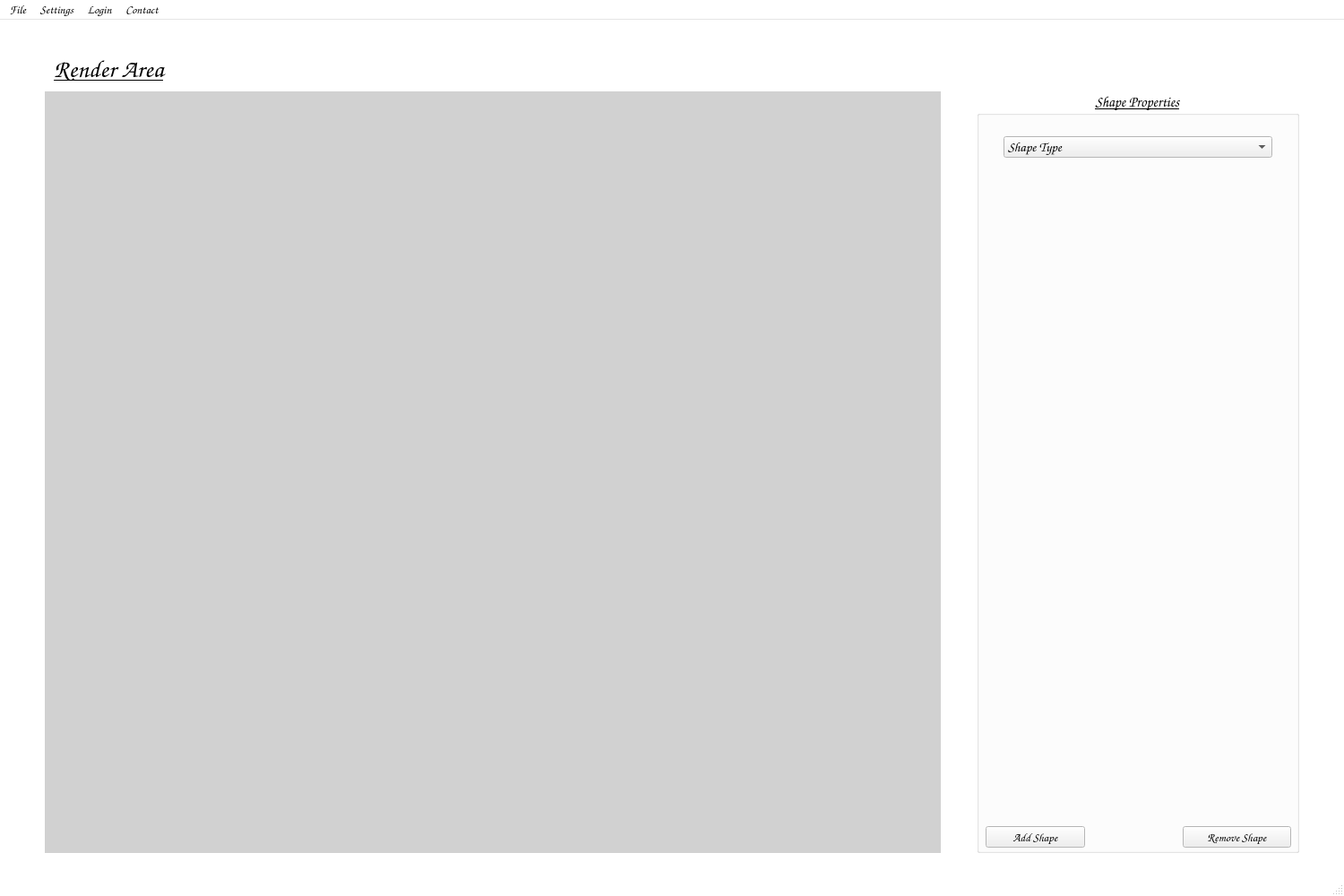
<?xml version="1.0" encoding="UTF-8"?>
<ui version="4.0">
 <class>MainWindow</class>
 <widget class="QMainWindow" name="MainWindow">
  <property name="geometry">
   <rect>
    <x>0</x>
    <y>0</y>
    <width>1500</width>
    <height>1000</height>
   </rect>
  </property>
  <property name="palette">
   <palette>
    <active>
     <colorrole role="Window">
      <brush brushstyle="SolidPattern">
       <color alpha="255">
        <red>255</red>
        <green>255</green>
        <blue>255</blue>
       </color>
      </brush>
     </colorrole>
    </active>
    <inactive>
     <colorrole role="Window">
      <brush brushstyle="SolidPattern">
       <color alpha="255">
        <red>255</red>
        <green>255</green>
        <blue>255</blue>
       </color>
      </brush>
     </colorrole>
    </inactive>
    <disabled>
     <colorrole role="Base">
      <brush brushstyle="SolidPattern">
       <color alpha="255">
        <red>255</red>
        <green>255</green>
        <blue>255</blue>
       </color>
      </brush>
     </colorrole>
     <colorrole role="Window">
      <brush brushstyle="SolidPattern">
       <color alpha="255">
        <red>255</red>
        <green>255</green>
        <blue>255</blue>
       </color>
      </brush>
     </colorrole>
    </disabled>
   </palette>
  </property>
  <property name="font">
   <font>
    <family>Comic Sans MS</family>
    <pointsize>10</pointsize>
    <bold>false</bold>
    <underline>false</underline>
   </font>
  </property>
  <property name="windowTitle">
   <string>2D Graphics Modeler</string>
  </property>
  <widget class="QWidget" name="centralwidget">
   <widget class="QWidget" name="RenderArea" native="true">
    <property name="geometry">
     <rect>
      <x>50</x>
      <y>80</y>
      <width>1000</width>
      <height>850</height>
     </rect>
    </property>
    <property name="palette">
     <palette>
      <active>
       <colorrole role="Mid">
        <brush brushstyle="SolidPattern">
         <color alpha="255">
          <red>176</red>
          <green>176</green>
          <blue>176</blue>
         </color>
        </brush>
       </colorrole>
       <colorrole role="Base">
        <brush brushstyle="SolidPattern">
         <color alpha="255">
          <red>91</red>
          <green>91</green>
          <blue>91</blue>
         </color>
        </brush>
       </colorrole>
       <colorrole role="Window">
        <brush brushstyle="SolidPattern">
         <color alpha="255">
          <red>209</red>
          <green>209</green>
          <blue>209</blue>
         </color>
        </brush>
       </colorrole>
       <colorrole role="Shadow">
        <brush brushstyle="SolidPattern">
         <color alpha="255">
          <red>49</red>
          <green>49</green>
          <blue>49</blue>
         </color>
        </brush>
       </colorrole>
      </active>
      <inactive>
       <colorrole role="Mid">
        <brush brushstyle="SolidPattern">
         <color alpha="255">
          <red>176</red>
          <green>176</green>
          <blue>176</blue>
         </color>
        </brush>
       </colorrole>
       <colorrole role="Base">
        <brush brushstyle="SolidPattern">
         <color alpha="255">
          <red>91</red>
          <green>91</green>
          <blue>91</blue>
         </color>
        </brush>
       </colorrole>
       <colorrole role="Window">
        <brush brushstyle="SolidPattern">
         <color alpha="255">
          <red>209</red>
          <green>209</green>
          <blue>209</blue>
         </color>
        </brush>
       </colorrole>
       <colorrole role="Shadow">
        <brush brushstyle="SolidPattern">
         <color alpha="255">
          <red>49</red>
          <green>49</green>
          <blue>49</blue>
         </color>
        </brush>
       </colorrole>
      </inactive>
      <disabled>
       <colorrole role="Mid">
        <brush brushstyle="SolidPattern">
         <color alpha="255">
          <red>176</red>
          <green>176</green>
          <blue>176</blue>
         </color>
        </brush>
       </colorrole>
       <colorrole role="Base">
        <brush brushstyle="SolidPattern">
         <color alpha="255">
          <red>209</red>
          <green>209</green>
          <blue>209</blue>
         </color>
        </brush>
       </colorrole>
       <colorrole role="Window">
        <brush brushstyle="SolidPattern">
         <color alpha="255">
          <red>209</red>
          <green>209</green>
          <blue>209</blue>
         </color>
        </brush>
       </colorrole>
       <colorrole role="Shadow">
        <brush brushstyle="SolidPattern">
         <color alpha="255">
          <red>49</red>
          <green>49</green>
          <blue>49</blue>
         </color>
        </brush>
       </colorrole>
      </disabled>
     </palette>
    </property>
    <property name="acceptDrops">
     <bool>false</bool>
    </property>
    <property name="autoFillBackground">
     <bool>true</bool>
    </property>
   </widget>
   <widget class="QLabel" name="label">
    <property name="geometry">
     <rect>
      <x>60</x>
      <y>40</y>
      <width>1000</width>
      <height>30</height>
     </rect>
    </property>
    <property name="font">
     <font>
      <family>Comic Sans MS</family>
      <pointsize>21</pointsize>
      <italic>false</italic>
      <bold>true</bold>
      <underline>true</underline>
      <strikeout>false</strikeout>
      <kerning>true</kerning>
     </font>
    </property>
    <property name="text">
     <string>Render Area</string>
    </property>
    <property name="scaledContents">
     <bool>false</bool>
    </property>
    <property name="alignment">
     <set>Qt::AlignmentFlag::AlignLeading|Qt::AlignmentFlag::AlignLeft|Qt::AlignmentFlag::AlignVCenter</set>
    </property>
   </widget>
   <widget class="QGroupBox" name="groupBox">
    <property name="geometry">
     <rect>
      <x>1090</x>
      <y>80</y>
      <width>360</width>
      <height>850</height>
     </rect>
    </property>
    <property name="font">
     <font>
      <family>Comic Sans MS</family>
      <pointsize>12</pointsize>
      <bold>true</bold>
      <underline>true</underline>
     </font>
    </property>
    <property name="title">
     <string>Shape Properties</string>
    </property>
    <property name="alignment">
     <set>Qt::AlignmentFlag::AlignHCenter|Qt::AlignmentFlag::AlignTop</set>
    </property>
    <widget class="QComboBox" name="comboBox">
     <property name="geometry">
      <rect>
       <x>30</x>
       <y>50</y>
       <width>300</width>
       <height>24</height>
      </rect>
     </property>
     <property name="font">
      <font>
       <family>Comic Sans MS</family>
       <pointsize>11</pointsize>
       <bold>false</bold>
       <underline>false</underline>
      </font>
     </property>
     <property name="toolTip">
      <string/>
     </property>
     <property name="statusTip">
      <string/>
     </property>
     <property name="accessibleName">
      <string> </string>
     </property>
     <property name="layoutDirection">
      <enum>Qt::LayoutDirection::LeftToRight</enum>
     </property>
     <property name="editable">
      <bool>false</bool>
     </property>
     <property name="currentText">
      <string>Shape Type</string>
     </property>
     <item>
      <property name="text">
       <string>Shape Type</string>
      </property>
     </item>
     <item>
      <property name="text">
       <string/>
      </property>
     </item>
    </widget>
    <widget class="QPushButton" name="pushButton">
     <property name="geometry">
      <rect>
       <x>10</x>
       <y>820</y>
       <width>111</width>
       <height>24</height>
      </rect>
     </property>
     <property name="font">
      <font>
       <family>Comic Sans MS</family>
       <pointsize>10</pointsize>
       <bold>false</bold>
       <underline>false</underline>
      </font>
     </property>
     <property name="focusPolicy">
      <enum>Qt::FocusPolicy::TabFocus</enum>
     </property>
     <property name="text">
      <string>Add Shape</string>
     </property>
    </widget>
    <widget class="QPushButton" name="pushButton_2">
     <property name="geometry">
      <rect>
       <x>230</x>
       <y>820</y>
       <width>121</width>
       <height>24</height>
      </rect>
     </property>
     <property name="font">
      <font>
       <family>Comic Sans MS</family>
       <pointsize>10</pointsize>
       <bold>false</bold>
       <underline>false</underline>
      </font>
     </property>
     <property name="focusPolicy">
      <enum>Qt::FocusPolicy::TabFocus</enum>
     </property>
     <property name="text">
      <string>Remove Shape</string>
     </property>
    </widget>
   </widget>
  </widget>
  <widget class="QMenuBar" name="menubar">
   <property name="geometry">
    <rect>
     <x>0</x>
     <y>0</y>
     <width>1500</width>
     <height>23</height>
    </rect>
   </property>
   <widget class="QMenu" name="menuSettings">
    <property name="title">
     <string>Settings</string>
    </property>
   </widget>
   <widget class="QMenu" name="menuLogin">
    <property name="title">
     <string>Login</string>
    </property>
   </widget>
   <widget class="QMenu" name="menuContact">
    <property name="title">
     <string>Contact</string>
    </property>
   </widget>
   <widget class="QMenu" name="menuFile">
    <property name="title">
     <string>File</string>
    </property>
   </widget>
   <addaction name="menuFile"/>
   <addaction name="menuSettings"/>
   <addaction name="menuLogin"/>
   <addaction name="menuContact"/>
  </widget>
  <widget class="QStatusBar" name="statusbar"/>
 </widget>
 <resources/>
 <connections/>
</ui>
